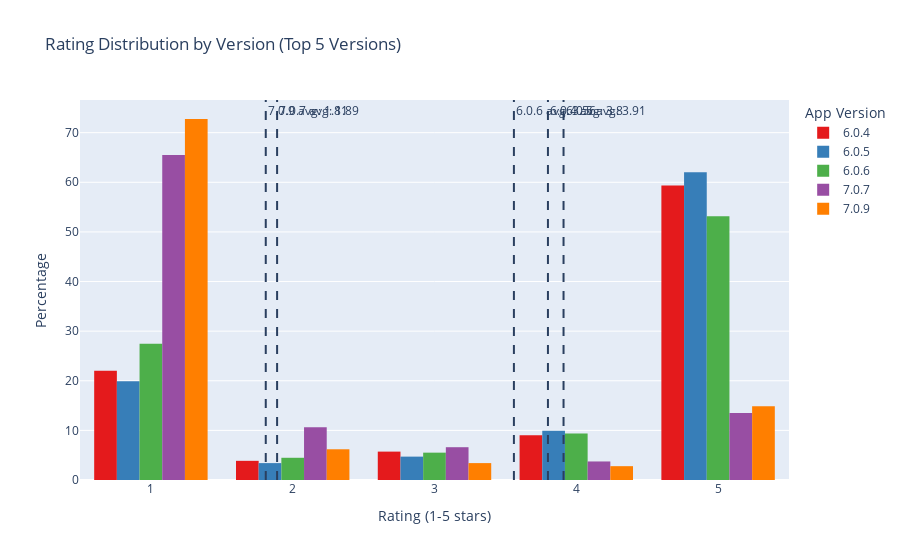
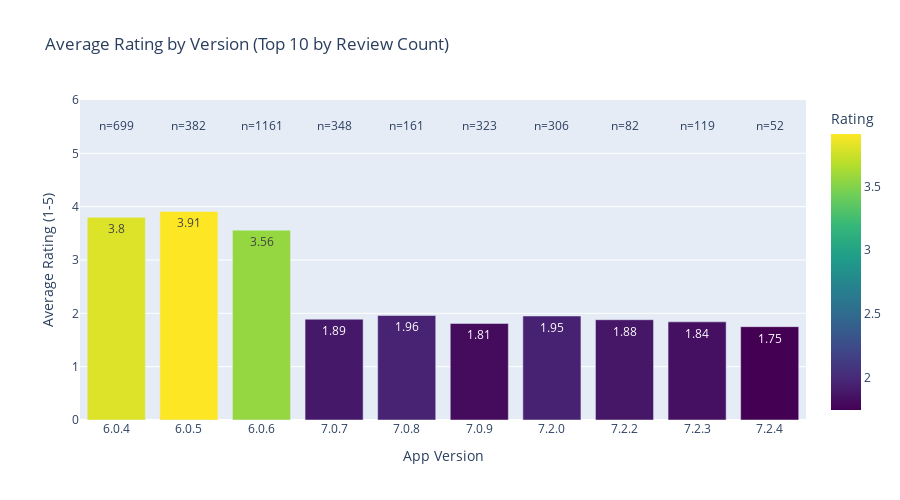

The cell these charts' notebook holds for them, in order:
### Markdown cell above
## Version-Based Analysis

App version information is valuable for understanding how different releases impact user sentiment and feedback. This analysis allows us to track the evolution of user satisfaction across app updates and identify versions that introduced features or issues.

### Code cell
# Check version column and prepare data for version-based analysis
print("Examining version distribution in the data:")

# Handle missing values
if 'version' not in analyzed_df.columns:
    print("No version column found in data.")
else:
    # Count nulls
    null_versions = analyzed_df['version'].isna().sum()
    print(f"Version column has {null_versions} null values ({null_versions/len(analyzed_df)*100:.2f}%)")
    
    # Handle potentially empty strings
    analyzed_df['version'] = analyzed_df['version'].replace('', pd.NA)
    
    # Count non-null versions
    valid_versions = analyzed_df['version'].notna().sum()
    print(f"Found {valid_versions} reviews with valid version data ({valid_versions/len(analyzed_df)*100:.2f}%)")
    
    if valid_versions > 0:
        # Get version counts
        version_counts = analyzed_df['version'].value_counts().reset_index()
        version_counts.columns = ['version', 'count']
        
        # Display the top versions
        print("\nTop 10 app versions by review count:")
        display(version_counts.head(10))
        
        # Calculate average rating by version
        version_ratings = analyzed_df.groupby('version')['rating'].agg(['mean', 'count']).reset_index()
        version_ratings = version_ratings.sort_values('count', ascending=False)
        version_ratings.columns = ['version', 'avg_rating', 'review_count']
        version_ratings['avg_rating'] = version_ratings['avg_rating'].round(2)
        
        # Display average ratings for top versions
        print("\nAverage rating by version (top 10 by review count):")
        display(version_ratings.head(10))
        
        # Create a better visualization of ratings by version using plotly directly
        import plotly.express as px
        import plotly.graph_objects as go
        
        # Get top 5 versions by review count for better readability
        top_versions = version_ratings.head(5)['version'].tolist()
        filtered_df = analyzed_df[analyzed_df['version'].isin(top_versions)].copy()
        
        # Sort versions by version string for better visualization (try to respect version order)
        # For proper version sorting, we'd need to parse the version strings
        sorted_versions = sorted(top_versions)
        
        # Create a rating histogram for each version
        fig = px.histogram(
            filtered_df, 
            x="rating", 
            color="version",
            barmode="group",
            histnorm="percent",
            nbins=5,
            title="Rating Distribution by Version (Top 5 Versions)",
            labels={"rating": "Rating", "percent": "Percentage of Reviews"},
            category_orders={"rating": [1, 2, 3, 4, 5], "version": sorted_versions},
            color_discrete_sequence=px.colors.qualitative.Set1
        )
        
        # Add version average rating as vertical lines
        for version in sorted_versions:
            avg = version_ratings[version_ratings['version'] == version]['avg_rating'].values[0]
            count = version_ratings[version_ratings['version'] == version]['review_count'].values[0]
            fig.add_vline(
                x=avg,
                line_dash="dash",
                annotation_text=f"{version} avg: {avg}",
                annotation_position="top right"
            )
        
        # Improve layout
        fig.update_layout(
            xaxis_title="Rating (1-5 stars)",
            yaxis_title="Percentage",
            legend_title="App Version",
            xaxis=dict(
                tickmode='array',
                tickvals=[1, 2, 3, 4, 5]
            )
        )
        
        # Display the figure
        fig.show()
        
        # Create bar chart of average ratings by version
        # Sort by version for display
        sorted_version_ratings = version_ratings.head(10).sort_values('version')
        
        # Use a different color scale that's available in px.colors.sequential
        avg_fig = px.bar(
            sorted_version_ratings,
            x="version",
            y="avg_rating",
            color="avg_rating",
            text="avg_rating",
            title="Average Rating by Version (Top 10 by Review Count)",
            labels={"version": "App Version", "avg_rating": "Average Rating"},
            height=500,
            color_continuous_scale=px.colors.sequential.Viridis
        )
        
        # Add review counts as a second trace
        avg_fig.add_trace(
            go.Scatter(
                x=sorted_version_ratings['version'],
                y=[5.5] * len(sorted_version_ratings),  # Position above the bars
                text=sorted_version_ratings['review_count'].apply(lambda x: f"n={x}"),
                mode="text",
                showlegend=False
            )
        )
        
        # Improve layout
        avg_fig.update_layout(
            yaxis=dict(range=[0, 6]),
            coloraxis_colorbar=dict(title="Rating"),
            xaxis_title="App Version",
            yaxis_title="Average Rating (1-5)"
        )
        
        # Display the figure
        avg_fig.show()
    else:
        print("No valid version data available for analysis.")

### Figure 1 — Plotly figure (JSON) as saved in the notebook; plotly's stock layout.template omitted (floating-point values rounded to 4 significant figures; data arrays with more than 128 entries replaced by an {"elided": "..."} marker saying what was removed)
{"data": [{"alignmentgroup": "True", "bingroup": "x", "histnorm": "percent", "hovertemplate": "version=6.0.4<br>Rating=%{x}<br>percent=%{y}<extra></extra>", "legendgroup": "6.0.4", "marker": {"color": "rgb(228,26,28)", "pattern": {"shape": ""}}, "name": "6.0.4", "nbinsx": 5, "offsetgroup": "6.0.4", "orientation": "v", "showlegend": true, "type": "histogram", "x": {"elided": "699 int values"}, "xaxis": "x", "yaxis": "y"}, {"alignmentgroup": "True", "bingroup": "x", "histnorm": "percent", "hovertemplate": "version=6.0.5<br>Rating=%{x}<br>percent=%{y}<extra></extra>", "legendgroup": "6.0.5", "marker": {"color": "rgb(55,126,184)", "pattern": {"shape": ""}}, "name": "6.0.5", "nbinsx": 5, "offsetgroup": "6.0.5", "orientation": "v", "showlegend": true, "type": "histogram", "x": {"elided": "382 int values"}, "xaxis": "x", "yaxis": "y"}, {"alignmentgroup": "True", "bingroup": "x", "histnorm": "percent", "hovertemplate": "version=6.0.6<br>Rating=%{x}<br>percent=%{y}<extra></extra>", "legendgroup": "6.0.6", "marker": {"color": "rgb(77,175,74)", "pattern": {"shape": ""}}, "name": "6.0.6", "nbinsx": 5, "offsetgroup": "6.0.6", "orientation": "v", "showlegend": true, "type": "histogram", "x": {"elided": "1161 int values"}, "xaxis": "x", "yaxis": "y"}, {"alignmentgroup": "True", "bingroup": "x", "histnorm": "percent", "hovertemplate": "version=7.0.7<br>Rating=%{x}<br>percent=%{y}<extra></extra>", "legendgroup": "7.0.7", "marker": {"color": "rgb(152,78,163)", "pattern": {"shape": ""}}, "name": "7.0.7", "nbinsx": 5, "offsetgroup": "7.0.7", "orientation": "v", "showlegend": true, "type": "histogram", "x": {"elided": "348 int values"}, "xaxis": "x", "yaxis": "y"}, {"alignmentgroup": "True", "bingroup": "x", "histnorm": "percent", "hovertemplate": "version=7.0.9<br>Rating=%{x}<br>percent=%{y}<extra></extra>", "legendgroup": "7.0.9", "marker": {"color": "rgb(255,127,0)", "pattern": {"shape": ""}}, "name": "7.0.9", "nbinsx": 5, "offsetgroup": "7.0.9", "orientation": "v", "showlegend": true, "type": "histogram", "x": {"elided": "323 int values"}, "xaxis": "x", "yaxis": "y"}], "layout": {"annotations": [{"showarrow": false, "text": "6.0.4 avg: 3.8", "x": 3.8, "xanchor": "left", "xref": "x", "y": 1, "yanchor": "top", "yref": "y domain"}, {"showarrow": false, "text": "6.0.5 avg: 3.91", "x": 3.91, "xanchor": "left", "xref": "x", "y": 1, "yanchor": "top", "yref": "y domain"}, {"showarrow": false, "text": "6.0.6 avg: 3.56", "x": 3.56, "xanchor": "left", "xref": "x", "y": 1, "yanchor": "top", "yref": "y domain"}, {"showarrow": false, "text": "7.0.7 avg: 1.89", "x": 1.89, "xanchor": "left", "xref": "x", "y": 1, "yanchor": "top", "yref": "y domain"}, {"showarrow": false, "text": "7.0.9 avg: 1.81", "x": 1.81, "xanchor": "left", "xref": "x", "y": 1, "yanchor": "top", "yref": "y domain"}], "barmode": "group", "legend": {"title": {"text": "App Version"}, "tracegroupgap": 0}, "shapes": [{"line": {"dash": "dash"}, "type": "line", "x0": 3.8, "x1": 3.8, "xref": "x", "y0": 0, "y1": 1, "yref": "y domain"}, {"line": {"dash": "dash"}, "type": "line", "x0": 3.91, "x1": 3.91, "xref": "x", "y0": 0, "y1": 1, "yref": "y domain"}, {"line": {"dash": "dash"}, "type": "line", "x0": 3.56, "x1": 3.56, "xref": "x", "y0": 0, "y1": 1, "yref": "y domain"}, {"line": {"dash": "dash"}, "type": "line", "x0": 1.89, "x1": 1.89, "xref": "x", "y0": 0, "y1": 1, "yref": "y domain"}, {"line": {"dash": "dash"}, "type": "line", "x0": 1.81, "x1": 1.81, "xref": "x", "y0": 0, "y1": 1, "yref": "y domain"}], "title": {"text": "Rating Distribution by Version (Top 5 Versions)"}, "xaxis": {"anchor": "y", "categoryarray": [1, 2, 3, 4, 5], "categoryorder": "array", "domain": [0, 1], "tickmode": "array", "tickvals": [1, 2, 3, 4, 5], "title": {"text": "Rating (1-5 stars)"}}, "yaxis": {"anchor": "x", "domain": [0, 1], "title": {"text": "Percentage"}}}}

### Figure 2 — Plotly figure (JSON) as saved in the notebook; plotly's stock layout.template omitted (floating-point values rounded to 4 significant figures)
{"data": [{"hovertemplate": "App Version=%{x}<br>Average Rating=%{marker.color}<extra></extra>", "legendgroup": "", "marker": {"color": [3.8, 3.91, 3.56, 1.89, 1.96, 1.81, 1.95, 1.88, 1.84, 1.75], "coloraxis": "coloraxis", "pattern": {"shape": ""}}, "name": "", "orientation": "v", "showlegend": false, "text": [3.8, 3.91, 3.56, 1.89, 1.96, 1.81, 1.95, 1.88, 1.84, 1.75], "textposition": "auto", "type": "bar", "x": ["6.0.4", "6.0.5", "6.0.6", "7.0.7", "7.0.8", "7.0.9", "7.2.0", "7.2.2", "7.2.3", "7.2.4"], "xaxis": "x", "y": [3.8, 3.91, 3.56, 1.89, 1.96, 1.81, 1.95, 1.88, 1.84, 1.75], "yaxis": "y"}, {"mode": "text", "showlegend": false, "text": ["n=699", "n=382", "n=1161", "n=348", "n=161", "n=323", "n=306", "n=82", "n=119", "n=52"], "type": "scatter", "x": ["6.0.4", "6.0.5", "6.0.6", "7.0.7", "7.0.8", "7.0.9", "7.2.0", "7.2.2", "7.2.3", "7.2.4"], "y": [5.5, 5.5, 5.5, 5.5, 5.5, 5.5, 5.5, 5.5, 5.5, 5.5]}], "layout": {"barmode": "relative", "coloraxis": {"colorbar": {"title": {"text": "Rating"}}, "colorscale": [[0, "#440154"], [0.1111, "#482878"], [0.2222, "#3e4989"], [0.3333, "#31688e"], [0.4444, "#26828e"], [0.5556, "#1f9e89"], [0.6667, "#35b779"], [0.7778, "#6ece58"], [0.8889, "#b5de2b"], [1, "#fde725"]]}, "height": 500, "legend": {"tracegroupgap": 0}, "title": {"text": "Average Rating by Version (Top 10 by Review Count)"}, "xaxis": {"anchor": "y", "domain": [0, 1], "title": {"text": "App Version"}}, "yaxis": {"anchor": "x", "domain": [0, 1], "range": [0, 6], "title": {"text": "Average Rating (1-5)"}}}}
